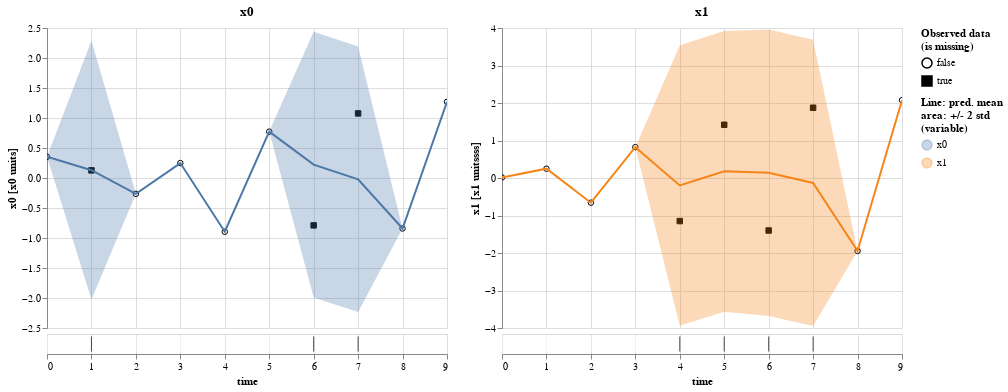

Notebook cell for this chart:
### Code cell
res.plot_pred()

### Figure 1 — Vega-Lite specification as saved in the notebook (floating-point values rounded to 4 significant figures)
{"config": {"view": {"continuousWidth": 400, "continuousHeight": 300}}, "vconcat": [{"hconcat": [{"vconcat": [{"layer": [{"data": {"name": "data-e81d2144f040e9eaee9917835d7e5b22"}, "mark": {"type": "point", "color": "black", "fillOpacity": 1, "strokeWidth": 1}, "encoding": {"fill": {"field": "is_missing", "legend": {"title": ["Observed data", "(is missing)"]}, "scale": {"range": ["#ffffff00", "black"]}, "type": "nominal"}, "shape": {"field": "is_missing", "type": "nominal"}, "x": {"axis": {"domain": false, "labels": false, "ticks": false, "title": null}, "field": "time", "type": "quantitative"}, "y": {"field": "value", "scale": {"zero": false}, "title": "x0 [x0 units]", "type": "quantitative"}}}, {"layer": [{"mark": "errorband", "encoding": {"color": {"field": "variable", "legend": {"title": ["Line: pred. mean", "area: +/- 2 std", "(variable)"]}, "type": "nominal"}, "tooltip": [{"field": "std", "format": ".4", "type": "quantitative"}, {"field": "mean", "format": ".4", "type": "quantitative"}], "x": {"field": "time", "type": "quantitative"}, "y": {"field": "err_low", "scale": {"zero": false}, "title": "x0 [x0 units]", "type": "quantitative"}, "y2": {"field": "err_high"}}, "transform": [{"calculate": "datum.mean - 2 * datum.std", "as": "err_low"}, {"calculate": "datum.mean + 2 * datum.std", "as": "err_high"}]}, {"mark": "line", "encoding": {"color": {"field": "variable", "type": "nominal"}, "x": {"field": "time", "type": "quantitative"}, "y": {"field": "mean", "scale": {"zero": false}, "title": "x0 [x0 units]", "type": "quantitative"}}, "selection": {"selector002": {"type": "interval", "bind": "scales", "encodings": ["x"]}}, "title": "x0"}], "data": {"name": "data-e47889cb36a1ec6a8066b2249e8c02c0"}}]}, {"data": {"name": "data-e81d2144f040e9eaee9917835d7e5b22"}, "mark": {"type": "tick", "color": "black"}, "encoding": {"color": {"condition": {"value": "black", "test": "datum.is_missing"}, "value": "white"}, "x": {"field": "time", "type": "quantitative"}}, "selection": {"selector002": {"type": "interval", "bind": "scales", "encodings": ["x"]}}}], "spacing": -10}, {"vconcat": [{"layer": [{"data": {"name": "data-8f2aafb359cb71b6d770947a717d8f17"}, "mark": {"type": "point", "color": "black", "fillOpacity": 1, "strokeWidth": 1}, "encoding": {"fill": {"field": "is_missing", "legend": {"title": ["Observed data", "(is missing)"]}, "scale": {"range": ["#ffffff00", "black"]}, "type": "nominal"}, "shape": {"field": "is_missing", "type": "nominal"}, "x": {"axis": {"domain": false, "labels": false, "ticks": false, "title": null}, "field": "time", "type": "quantitative"}, "y": {"field": "value", "scale": {"zero": false}, "title": "x1 [x1 unitssss]", "type": "quantitative"}}}, {"layer": [{"mark": "errorband", "encoding": {"color": {"field": "variable", "legend": {"title": ["Line: pred. mean", "area: +/- 2 std", "(variable)"]}, "type": "nominal"}, "tooltip": [{"field": "std", "format": ".4", "type": "quantitative"}, {"field": "mean", "format": ".4", "type": "quantitative"}], "x": {"field": "time", "type": "quantitative"}, "y": {"field": "err_low", "scale": {"zero": false}, "title": "x1 [x1 unitssss]", "type": "quantitative"}, "y2": {"field": "err_high"}}, "transform": [{"calculate": "datum.mean - 2 * datum.std", "as": "err_low"}, {"calculate": "datum.mean + 2 * datum.std", "as": "err_high"}]}, {"mark": "line", "encoding": {"color": {"field": "variable", "type": "nominal"}, "x": {"field": "time", "type": "quantitative"}, "y": {"field": "mean", "scale": {"zero": false}, "title": "x1 [x1 unitssss]", "type": "quantitative"}}, "selection": {"selector002": {"type": "interval", "bind": "scales", "encodings": ["x"]}}, "title": "x1"}], "data": {"name": "data-80e0cfc47cedca606daa420410abae1e"}}]}, {"data": {"name": "data-8f2aafb359cb71b6d770947a717d8f17"}, "mark": {"type": "tick", "color": "black"}, "encoding": {"color": {"condition": {"value": "black", "test": "datum.is_missing"}, "value": "white"}, "x": {"field": "time", "type": "quantitative"}}, "selection": {"selector002": {"type": "interval", "bind": "scales", "encodings": ["x"]}}}], "spacing": -10}]}, {"hconcat": []}, {"hconcat": []}, {"hconcat": []}, {"hconcat": []}, {"hconcat": []}, {"hconcat": []}, {"hconcat": []}, {"hconcat": []}, {"hconcat": []}], "$schema": "https://vega.github.io/schema/vega-lite/v4.17.0.json", "datasets": {"data-e81d2144f040e9eaee9917835d7e5b22": [{"time": 0.0, "variable": "x0", "value": 0.353, "is_missing": false}, {"time": 1.0, "variable": "x0", "value": 0.127, "is_missing": true}, {"time": 2.0, "variable": "x0", "value": -0.2643, "is_missing": false}, {"time": 3.0, "variable": "x0", "value": 0.2488, "is_missing": false}, {"time": 4.0, "variable": "x0", "value": -0.8961, "is_missing": false}, {"time": 5.0, "variable": "x0", "value": 0.7731, "is_missing": false}, {"time": 6.0, "variable": "x0", "value": -0.7895, "is_missing": true}, {"time": 7.0, "variable": "x0", "value": 1.077, "is_missing": true}, {"time": 8.0, "variable": "x0", "value": -0.8416, "is_missing": false}, {"time": 9.0, "variable": "x0", "value": 1.27, "is_missing": false}], "data-e47889cb36a1ec6a8066b2249e8c02c0": [{"time": 0.0, "variable": "x0", "mean": 0.353, "std": null}, {"time": 2.0, "variable": "x0", "mean": -0.2643, "std": null}, {"time": 3.0, "variable": "x0", "mean": 0.2488, "std": null}, {"time": 8.0, "variable": "x0", "mean": -0.8416, "std": null}, {"time": 9.0, "variable": "x0", "mean": 1.27, "std": null}, {"time": 1.0, "variable": "x0", "mean": 0.1303, "std": 1.078}, {"time": 4.0, "variable": "x0", "mean": -0.8961, "std": 0.0}, {"time": 5.0, "variable": "x0", "mean": 0.7731, "std": 0.0}, {"time": 6.0, "variable": "x0", "mean": 0.2222, "std": 1.108}, {"time": 7.0, "variable": "x0", "mean": -0.02103, "std": 1.106}], "data-8f2aafb359cb71b6d770947a717d8f17": [{"time": 0.0, "variable": "x1", "value": 0.01327, "is_missing": false}, {"time": 1.0, "variable": "x1", "value": 0.2488, "is_missing": false}, {"time": 2.0, "variable": "x1", "value": -0.658, "is_missing": false}, {"time": 3.0, "variable": "x1", "value": 0.8229, "is_missing": false}, {"time": 4.0, "variable": "x1", "value": -1.149, "is_missing": true}, {"time": 5.0, "variable": "x1", "value": 1.42, "is_missing": true}, {"time": 6.0, "variable": "x1", "value": -1.4, "is_missing": true}, {"time": 7.0, "variable": "x1", "value": 1.874, "is_missing": true}, {"time": 8.0, "variable": "x1", "value": -1.945, "is_missing": false}, {"time": 9.0, "variable": "x1", "value": 2.074, "is_missing": false}], "data-80e0cfc47cedca606daa420410abae1e": [{"time": 0.0, "variable": "x1", "mean": 0.01327, "std": null}, {"time": 2.0, "variable": "x1", "mean": -0.658, "std": null}, {"time": 3.0, "variable": "x1", "mean": 0.8229, "std": null}, {"time": 8.0, "variable": "x1", "mean": -1.945, "std": null}, {"time": 9.0, "variable": "x1", "mean": 2.074, "std": null}, {"time": 1.0, "variable": "x1", "mean": 0.2488, "std": 0.0}, {"time": 4.0, "variable": "x1", "mean": -0.1992, "std": 1.869}, {"time": 5.0, "variable": "x1", "mean": 0.1795, "std": 1.872}, {"time": 6.0, "variable": "x1", "mean": 0.1385, "std": 1.909}, {"time": 7.0, "variable": "x1", "mean": -0.1325, "std": 1.908}]}}
